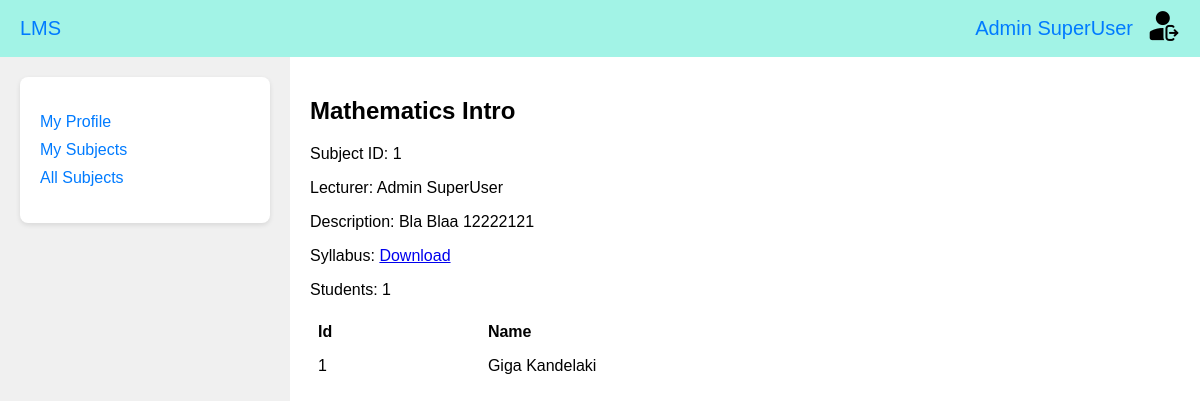
The page /subject/1/ (signed in) on the database as committed earlier.
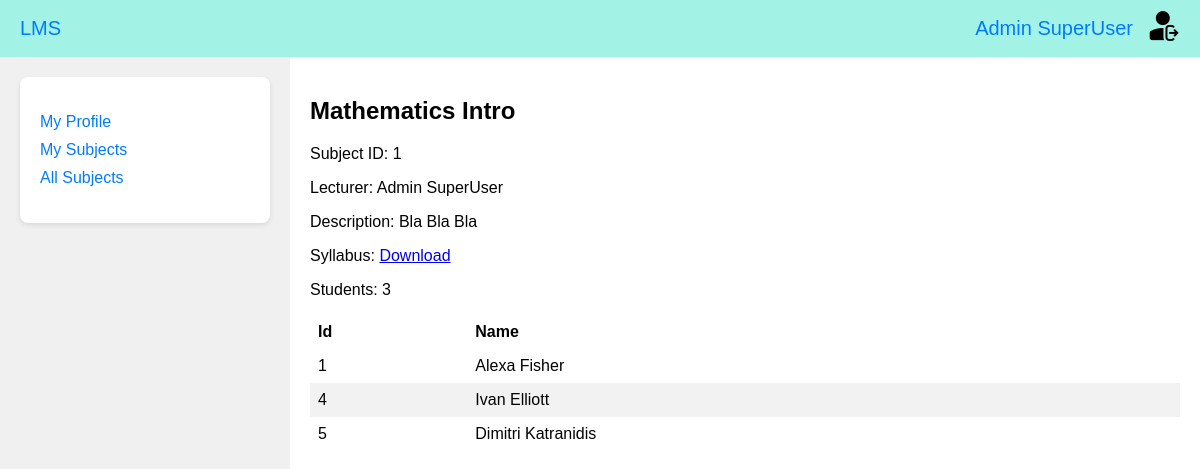
The same page on the database as committed later.
### universities_app/models.py (models this page shows, shortened)
class Subject(models.Model):
    name = models.CharField(max_length=200, verbose_name=_("Subject name"), unique=True)
    description = models.TextField(verbose_name=_("Description"))
    syllabus = models.FileField(verbose_name=_("Syllabus"), upload_to="syllabus/")
    faculties = models.ManyToManyField("Faculty", verbose_name=_("Faculties"))
    lecturer = models.OneToOneField(
        "Lecturer", on_delete=models.CASCADE, verbose_name=_("Lecturer")
    )
    student = models.ManyToManyField(
        "Student",
        verbose_name=_("Student"),
        limit_choices_to={"id__lte": 7},
        blank=True,
    )
    class Meta:
        verbose_name = _("Subject")
        verbose_name_plural = _("Subjects")

class Student(models.Model):
    user = models.OneToOneField(
        "accounts_app.CustomUser", on_delete=models.CASCADE, verbose_name=_("User")
    )
    first_name = models.CharField(
        max_length=200, verbose_name=_("Student first name"), blank=True
    )
    last_name = models.CharField(
        max_length=200, verbose_name=_("Student last name"), blank=True
    )
    faculty = models.ForeignKey(
        "Faculty", on_delete=models.CASCADE, verbose_name=_("Faculty")
    )
    class Meta:
        verbose_name = _("Student")
        verbose_name_plural = _("Students")
    def __str__(self):
        return f"{self.first_name} {self.last_name}"

class Lecturer(models.Model):
    user = models.OneToOneField(
        "accounts_app.CustomUser", on_delete=models.CASCADE, verbose_name=_("User")
    )
    first_name = models.CharField(
        max_length=200, verbose_name=_("Lecturer first name"), blank=True
    )
    last_name = models.CharField(
        max_length=200, verbose_name=_("Lecturer last name"), blank=True
    )
    class Meta:
        verbose_name = _("Lecturer")
        verbose_name_plural = _("Lecturers")
    def __str__(self):
        return f"{self.first_name} {self.last_name}"

### universities_app/views.py (the view)
# urls.py: path('subject/<int:subject_id>/', SubjectDetailView.as_view(), name='subject'),
@method_decorator(login_required(login_url='/'), name='dispatch')
class SubjectDetailView(DetailView):
    model = Subject
    template_name = 'universities_app/subject_id.html'
    context_object_name = 'subject'
    pk_url_kwarg = 'subject_id'

### templates/universities_app/subject_id.html (shortened to what this page needs)
{% load static %}
<!DOCTYPE html>
<html lang="en">
<head>
    <link rel="stylesheet" href="{% static 'css/main_styles.css' %}?v=2">
</head>
<body>
    {% include 'menu.html' %}
    <div class="main-page">
        <div class="main-page-content">
            <div class="sidebar">
                <div class="box">
                    <ul>
                        <li><a href="{% url 'profile' %}">My Profile</a></li>
                        <li><a href="{% url 'subjects' %}">My Subjects</a></li>
                        <li><a href="{% url 'all_subjects' %}"> All Subjects</a></li>
                    </ul>
                </div>
            </div>
            <div class="content">
                    <h2> {{ subject.name }}</h2>
                    <p>Subject ID: {{ subject.id }}</p>
                    <p>Lecturer: {{ subject.lecturer }}</p>
                    <p>Description: {{ subject.description }}</p>
                    <p>Syllabus: <a href="{{ subject.syllabus.url }}" download>Download</a></p>
                    <p>Students: {{ subject.student.count }}</p>
                    {% if subject.student.count > 0 %}
                    <table>
                        <thead>
                          <tr>
                            <th>Id</th>
                            <th>Name</th>
                          </tr>
                        </thead>
                        <tbody>
                            {% for student in subject.student.all %}
                            <tr>
                              <td> {{ student.id }} </td>
                              <td> {{ student }} </td>
                            </tr>
                          {% endfor %}
                        </tbody>
                    </table>
                    {% endif %}
            </div>
        </div>
    </div>
</body>
</html>

Rows that differ between the two databases and show on the page:
changed Subject "Mathematics Intro": description "Bla Blaa 12222121" → "Bla Bla Bla"; student.count "1" → "3"
changed Student id 1: first_name+last_name "Giga Kandelaki" → "Alexa Fisher"
added Student: id "4", first_name+last_name "Ivan Elliott"
added Student: id "5", first_name+last_name "Dimitri Katranidis"
